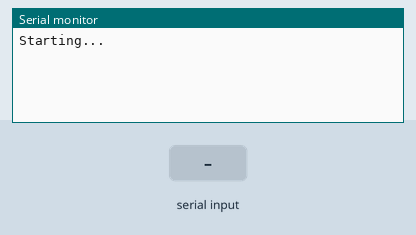
Simulated run of this sketch. Board: Arduino Mega 2560, built with avr-gcc and run on an emulated ATmega2560. Parts: the last lines printed to the serial monitor. The test bench sets the inputs (shaded band).

Above: at 4.3 s.
4.4 s: "1" received over the second serial link
At 5.1 s:
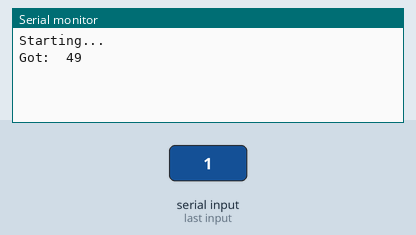
5.9 s: "0" received over the second serial link
At 6.3 s:
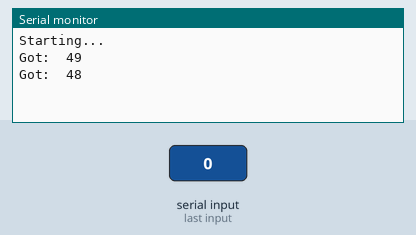
7.4 s: "2" received over the second serial link
At 8.6 s:
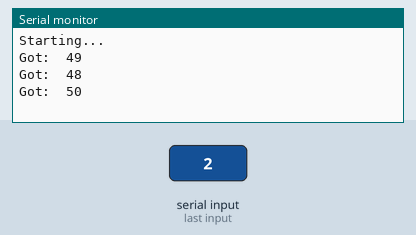

Measured:
- after the input at 4.4 s, the serial monitor: prints a new line at once (image 1)
- after the input at 5.9 s, the serial monitor: prints a new line at once (image 2)
- after the input at 7.4 s, the serial monitor: prints a new line at once (image 3)

The sketch:

teste_due_ino.ino
```cpp
void setup() {
  // put your setup code here, to run once:
  Serial3.begin(57600);
  Serial.begin(115200);

  delay(100);

  delay(2000);
  Serial.println("Starting...");
  delay(1000);
}

void loop() {
  	// put your main code here, to run repeatedly:
	if(Serial3.available()){
	  	Serial.print("Got:\t");
	    Serial.println(Serial3.read());
	}
}
```
